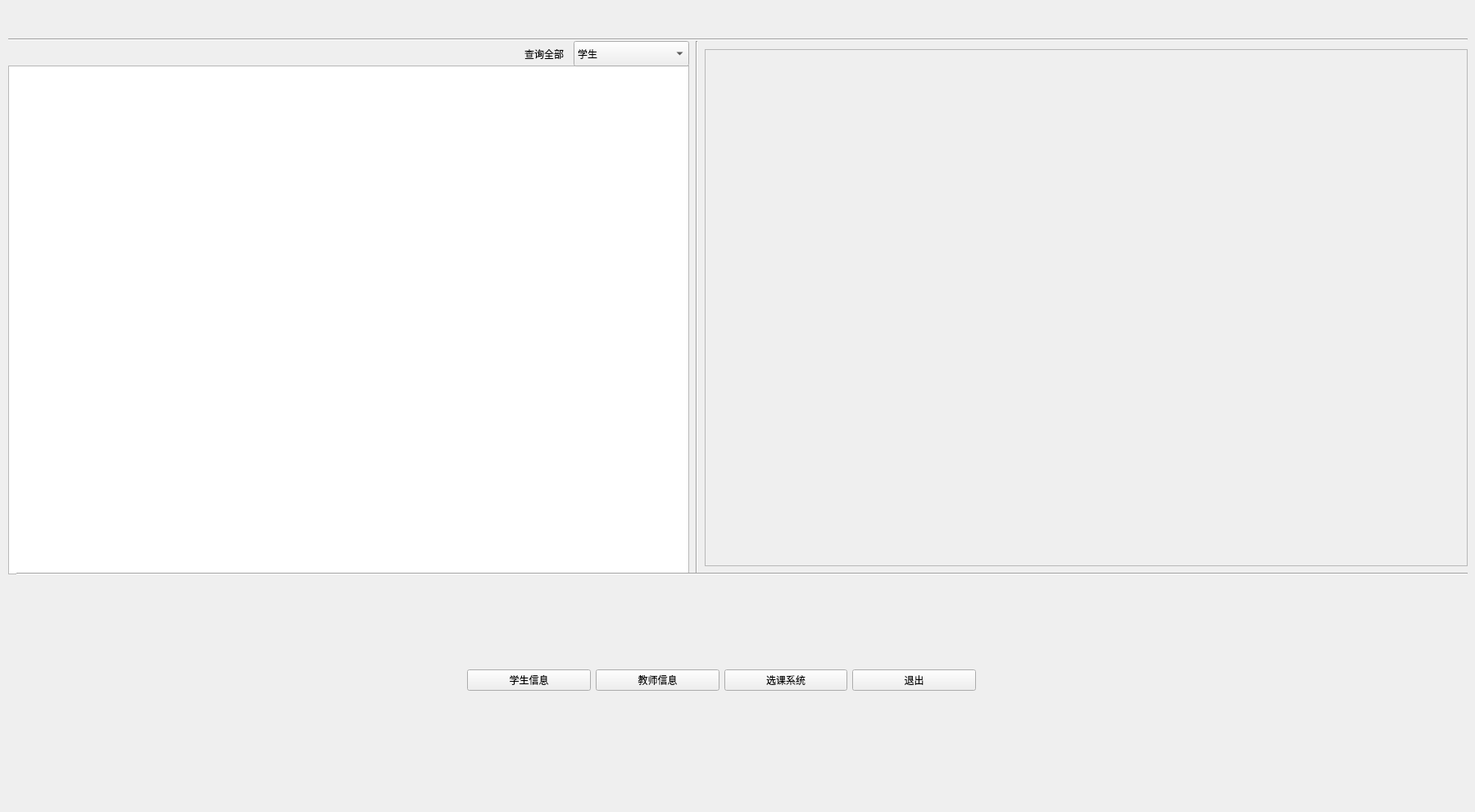
<?xml version="1.0" encoding="UTF-8"?>
<ui version="4.0">
 <class>Form</class>
 <widget class="QWidget" name="Form">
  <property name="geometry">
   <rect>
    <x>0</x>
    <y>0</y>
    <width>1800</width>
    <height>991</height>
   </rect>
  </property>
  <property name="windowTitle">
   <string>Form</string>
  </property>
  <widget class="QFrame" name="frame_2">
   <property name="geometry">
    <rect>
     <x>860</x>
     <y>60</y>
     <width>931</width>
     <height>631</height>
    </rect>
   </property>
   <property name="frameShape">
    <enum>QFrame::StyledPanel</enum>
   </property>
   <property name="frameShadow">
    <enum>QFrame::Raised</enum>
   </property>
  </widget>
  <widget class="QTextBrowser" name="textBrowser">
   <property name="geometry">
    <rect>
     <x>10</x>
     <y>80</y>
     <width>831</width>
     <height>621</height>
    </rect>
   </property>
  </widget>
  <widget class="Line" name="line">
   <property name="geometry">
    <rect>
     <x>10</x>
     <y>40</y>
     <width>721</width>
     <height>16</height>
    </rect>
   </property>
   <property name="orientation">
    <enum>Qt::Horizontal</enum>
   </property>
  </widget>
  <widget class="Line" name="line_2">
   <property name="geometry">
    <rect>
     <x>720</x>
     <y>50</y>
     <width>261</width>
     <height>651</height>
    </rect>
   </property>
   <property name="orientation">
    <enum>Qt::Vertical</enum>
   </property>
  </widget>
  <widget class="Line" name="line_3">
   <property name="geometry">
    <rect>
     <x>20</x>
     <y>690</y>
     <width>711</width>
     <height>20</height>
    </rect>
   </property>
   <property name="orientation">
    <enum>Qt::Horizontal</enum>
   </property>
  </widget>
  <widget class="Line" name="line_4">
   <property name="geometry">
    <rect>
     <x>730</x>
     <y>690</y>
     <width>1061</width>
     <height>21</height>
    </rect>
   </property>
   <property name="orientation">
    <enum>Qt::Horizontal</enum>
   </property>
  </widget>
  <widget class="Line" name="line_5">
   <property name="geometry">
    <rect>
     <x>730</x>
     <y>40</y>
     <width>1061</width>
     <height>16</height>
    </rect>
   </property>
   <property name="orientation">
    <enum>Qt::Horizontal</enum>
   </property>
  </widget>
  <widget class="QComboBox" name="comboBox">
   <property name="geometry">
    <rect>
     <x>700</x>
     <y>50</y>
     <width>141</width>
     <height>31</height>
    </rect>
   </property>
   <item>
    <property name="text">
     <string>学生</string>
    </property>
   </item>
   <item>
    <property name="text">
     <string>课程</string>
    </property>
   </item>
   <item>
    <property name="text">
     <string>教师</string>
    </property>
   </item>
   <item>
    <property name="text">
     <string>学生成绩</string>
    </property>
   </item>
  </widget>
  <widget class="QLabel" name="label">
   <property name="geometry">
    <rect>
     <x>640</x>
     <y>40</y>
     <width>51</width>
     <height>51</height>
    </rect>
   </property>
   <property name="layoutDirection">
    <enum>Qt::RightToLeft</enum>
   </property>
   <property name="text">
    <string>查询全部</string>
   </property>
   <property name="textFormat">
    <enum>Qt::AutoText</enum>
   </property>
  </widget>
  <widget class="QWidget" name="horizontalLayoutWidget">
   <property name="geometry">
    <rect>
     <x>570</x>
     <y>730</y>
     <width>621</width>
     <height>201</height>
    </rect>
   </property>
   <layout class="QHBoxLayout" name="horizontalLayout">
    <item>
     <widget class="QPushButton" name="pushButton_11">
      <property name="text">
       <string>学生信息</string>
      </property>
     </widget>
    </item>
    <item>
     <widget class="QPushButton" name="pushButton_12">
      <property name="text">
       <string>教师信息</string>
      </property>
     </widget>
    </item>
    <item>
     <widget class="QPushButton" name="pushButton_13">
      <property name="text">
       <string>选课系统</string>
      </property>
     </widget>
    </item>
    <item>
     <widget class="QPushButton" name="pushButton_14">
      <property name="text">
       <string>退出</string>
      </property>
     </widget>
    </item>
   </layout>
  </widget>
 </widget>
 <resources/>
 <connections/>
</ui>
